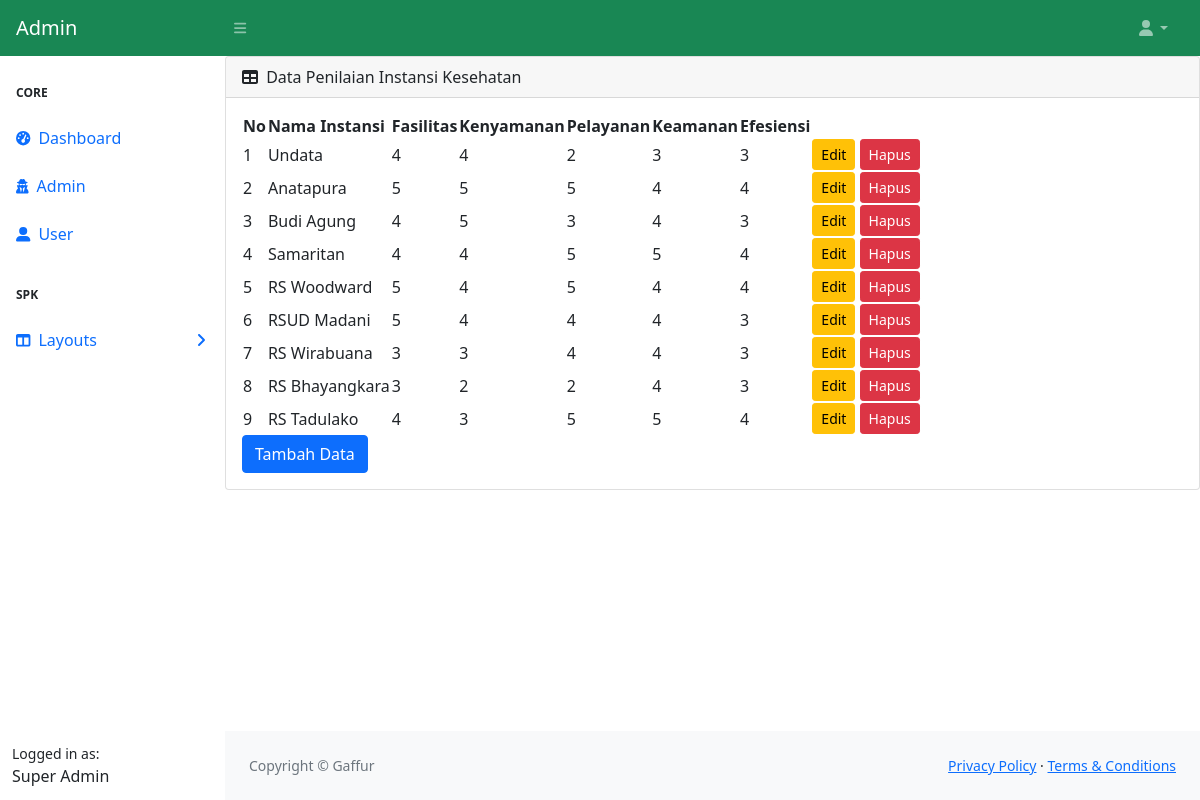
The app's page /admin/penilaian.php (signed in) with its own data.
### tables this page shows
CREATE TABLE `penilaian` (
  `id` int(11) NOT NULL,
  `rs` varchar(125) NOT NULL,
  `fasilitas` varchar(125) NOT NULL,
  `kenyamanan` varchar(125) NOT NULL,
  `pelayanan` varchar(125) NOT NULL,
  `keamanan` varchar(125) NOT NULL,
  `efesiensi` varchar(125) NOT NULL
);

### admin/penilaian.php (the view, shortened to what this page needs)
<?php include 'header.php' ?>
<?php include '../koneksi.php';
?>
<div id="layoutSidenav_content">
<main>
  <div class="card mb-4">
  <div class="card-header">
    <i class="fas fa-table me-1"></i>
     Data Penilaian Instansi Kesehatan</div>
   <div class="card-body">
   <table id="datatablesSimple">
    <thead>
      <tr>
        <th>No</th>
        <th>Nama Instansi</th>
        <th>Fasilitas</th>
        <th>Kenyamanan</th>
        <th>Pelayanan</th>
        <th>Keamanan</th>
        <th>Efesiensi</th>
      </tr>
    </thead>
    <tbody>
      <?php
        $no = 1;
        $sql = $conn->query("SELECT * FROM penilaian");
        if($sql->num_rows>0){
          while($row = $sql->fetch_assoc()){
      ?>
      <tr>
      <td><?= $no++; ?></td>
      <td><?= $row['rs'] ?></td>
      <td><?= $row['fasilitas'] ?></td>
      <td><?= $row['kenyamanan'] ?></td>
      <td><?= $row['pelayanan'] ?></td>
      <td><?= $row['keamanan'] ?></td>
      <td><?= $row['efesiensi'] ?></td>
      <td>
          <a href="edit_penilaian.php?id=<?= $row['id']; ?>" class="btn btn-warning btn-sm">Edit</a>
          <a href="delete_penilaian.php?id=<?= $row['id']; ?>" class="btn btn-danger btn-sm" onclick="return confirm('Data ingin dihapus?')">Hapus</a>
    </td>
      </tr>
      <?php }} ?>
    </tbody>
  </table>
  <a href="tambah_penilaian.php" class="btn btn-primary">Tambah Data</a>
</div>
</main>
<?php include 'footer.php' ?>

### records on screen
penilaian: rs "Undata", fasilitas "4", kenyamanan "4", pelayanan "2", keamanan "3", efesiensi "3"
penilaian: rs "Anatapura", fasilitas "5", kenyamanan "5", pelayanan "5", keamanan "4", efesiensi "4"
penilaian: rs "Budi Agung", fasilitas "4", kenyamanan "5", pelayanan "3", keamanan "4", efesiensi "3"
penilaian: rs "Samaritan", fasilitas "4", kenyamanan "4", pelayanan "5", keamanan "5", efesiensi "4"
penilaian: rs "RS Woodward", fasilitas "5", kenyamanan "4", pelayanan "5", keamanan "4", efesiensi "4"
penilaian: rs "RSUD Madani", fasilitas "5", kenyamanan "4", pelayanan "4", keamanan "4", efesiensi "3"
penilaian: rs "RS Wirabuana", fasilitas "3", kenyamanan "3", pelayanan "4", keamanan "4", efesiensi "3"
penilaian: rs "RS Bhayangkara", fasilitas "3", kenyamanan "2", pelayanan "2", keamanan "4", efesiensi "3"
penilaian: rs "RS Tadulako", fasilitas "4", kenyamanan "3", pelayanan "5", keamanan "5", efesiensi "4"

### other values on screen
$_SESSION['admin'] "Super Admin"
